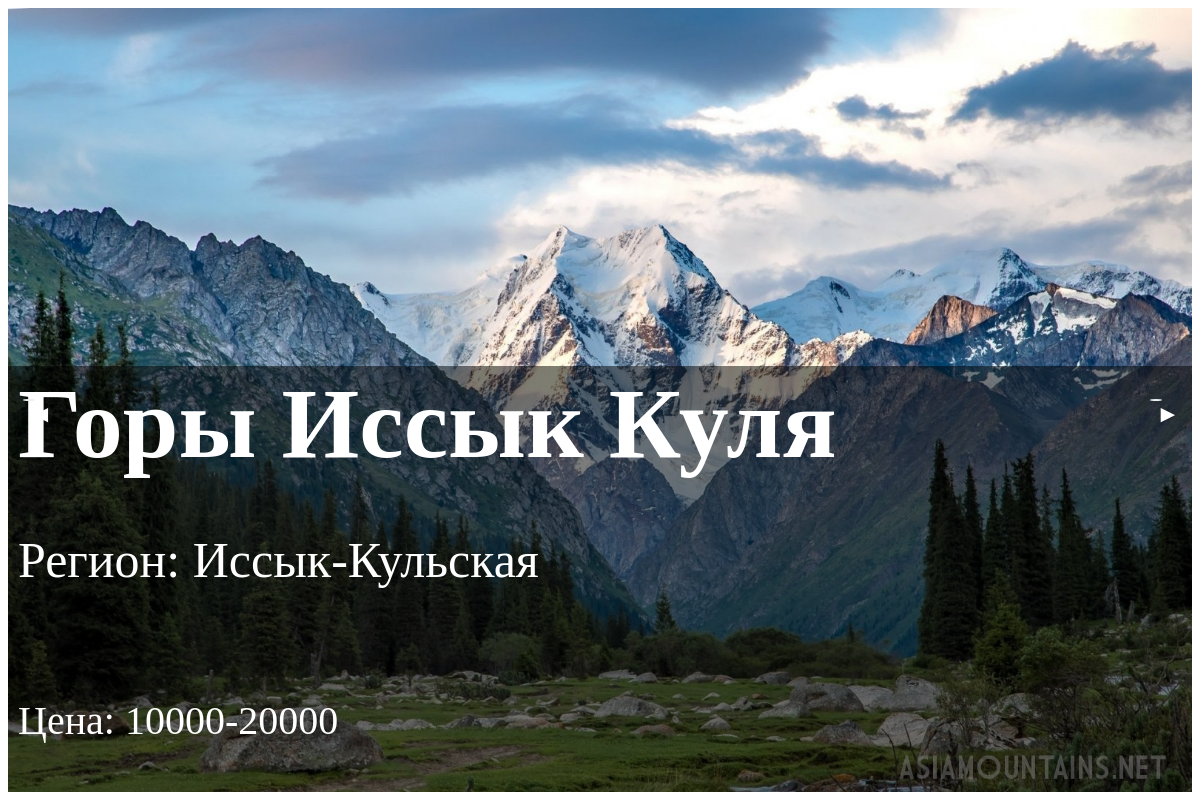
The app's page /attributes/content/content.php with its own data.
### tables this page shows
CREATE TABLE `places` (
  `id` int NOT NULL,
  `name` varchar(255) NOT NULL,
  `price` varchar(255) DEFAULT NULL,
  `region` text NOT NULL,
  `img` varchar(255) NOT NULL
);

### config/avtorization.php (called while the page is built, shortened)
<?php
class avtorization extends conect
{
    public function selectFun($structureName){
        $query = "SELECT * FROM $structureName";
        $stmt = self::$pdo->prepare($query);
        $stmt->execute();
        $row = $stmt->fetchAll(PDO::FETCH_ASSOC);
        return $row;
    }
}
?>

### attributes/content/content.php (the view, shortened to what this page needs)
<?php
    require_once "config/avtorization.php";
    $db = new avtorization();
    $select = $db->selectFun('places');
?>
<body>
<div class="slider">
    <button id="prev-button">◄</button>
    <div class="slides">
            <?php foreach($select as $key) { ?>
                <a class="slide" href="/views/content/content.php?<?= $key['id']?>">
                        <img class="img-content" src="img/<?= $key['img'] ?>" width="100% auto" height="800hv">
                        <div class="text-content">
                            <b style="padding-left:10px;font-size: 100px;"><?= $key['name'] ?></b>
                            <br>
                            <p style="padding-left:10px;font-size: 50px;">Регион: <?= $key['region'] ?></p>
                            <br>
                            <p style="padding-left:10px;font-size: 40px">Цена: <?= $key['price'] ?></p>
                        </div>
                </a>
            <?php } ?>
            </div>
    <button id="next-button">►</button>
</div>
</body>

### attributes/content/content.php (style rules this page uses)
.slider { width: 100%; height: 100%; overflow: hidden; position: relative; background-color: #fff; }
.slider .slides { display: flex; transition: transform 1s ease-in-out; }
.slider .slide { flex: 0 0 100%; width: 100%; position: relative; }
.slide .img-content { width: 100%; height: 800px; }
.text-content { padding-bottom: 2%; position: absolute; z-index: 2; color: #fff; background: rgba(0, 0, 0, 0.5); width: 100%; bottom: 0; }
#prev-button, #next-button { position: absolute; top: 50%; transform: translateY(-50%); width: 0px; height: 0px; color: white; font-size: 24px; border: none; border-radius: 50%; cursor: pointer; z-index: 3; }
#prev-button { left: 15px; }
#next-button { right: 30px; }

### records on screen
places: img (picture), name "Горы Иссык Куля", region "Иссык-Кульская", price "10000-20000"
